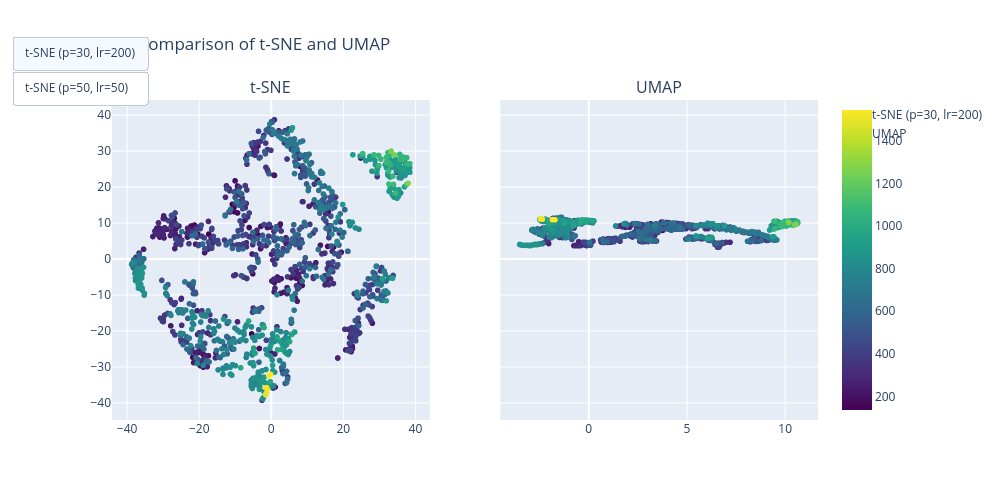

The cell this chart's notebook holds for it:
### Code cell
import pandas as pd
import numpy as np
from sklearn.preprocessing import StandardScaler
from sklearn.manifold import TSNE
import umap
import plotly.graph_objects as go
from plotly.subplots import make_subplots

# Step 1: Prepare data
df = df_metrics.copy()
feature_cols = [col for col in df.columns if col not in ["mz", "cluster", "UMAP1", "UMAP2", "TSNE1", "TSNE2"]]
scaler = StandardScaler()
X_scaled = scaler.fit_transform(df[feature_cols])

# Step 2: Run dimensionality reductions
tsne_1 = TSNE(n_components=2, perplexity=30, learning_rate=200, random_state=42)
X_tsne_1 = tsne_1.fit_transform(X_scaled)

tsne_2 = TSNE(n_components=2, perplexity=50, learning_rate=50, random_state=42)
X_tsne_2 = tsne_2.fit_transform(X_scaled)

X_umap = umap.UMAP(n_components=2, random_state=42).fit_transform(X_scaled)

# Add to DataFrame
df["TSNE1_a"], df["TSNE2_a"] = X_tsne_1[:, 0], X_tsne_1[:, 1]
df["TSNE1_b"], df["TSNE2_b"] = X_tsne_2[:, 0], X_tsne_2[:, 1]
df["UMAP1"], df["UMAP2"] = X_umap[:, 0], X_umap[:, 1]

# Step 3: Interactive Plotly comparison
fig = make_subplots(rows=1, cols=2, subplot_titles=("t-SNE", "UMAP"), shared_yaxes=True)
color_column = "mz"
# t-SNE trace (initial = model 1)
tsne_trace = go.Scattergl(
    x=df["TSNE1_a"],
    y=df["TSNE2_a"],
    mode='markers',
    marker=dict(color=df[color_column], colorscale="Viridis", size=6, showscale=True),
    text=df["mz"],
    name="t-SNE (p=30, lr=200)"
)

# UMAP trace
umap_trace = go.Scattergl(
    x=df["UMAP1"],
    y=df["UMAP2"],
    mode='markers',
    marker=dict(color=df[color_column], colorscale="Viridis", size=6, showscale=False),
    text=df["mz"],
    name="UMAP"
)

# Add traces
fig.add_trace(tsne_trace, row=1, col=1)
fig.add_trace(umap_trace, row=1, col=2)

# Dropdown for switching t-SNE parameters
fig.update_layout(
    updatemenus=[
        dict(
            type="buttons",
            direction="down",
            buttons=[
                dict(
                    label="t-SNE (p=30, lr=200)",
                    method="restyle",
                    args=[{"x": [df["TSNE1_a"]], "y": [df["TSNE2_a"]]}, [0]]
                ),
                dict(
                    label="t-SNE (p=50, lr=50)",
                    method="restyle",
                    args=[{"x": [df["TSNE1_b"]], "y": [df["TSNE2_b"]]}, [0]]
                ),
            ],
            x=0.05, y=1.2,
            showactive=True
        )
    ]
)

# Layout adjustments
fig.update_layout(
    title="Interactive Comparison of t-SNE and UMAP",
    width=1000,
    height=500
)

fig.show()

### Figure 1 — Plotly figure (JSON) as saved in the notebook; plotly's stock layout.template omitted (floating-point values rounded to 4 significant figures; data arrays with more than 128 entries replaced by an {"elided": "..."} marker saying what was removed)
{"data": [{"marker": {"color": {"elided": "1000 float values"}, "colorscale": [[0, "#440154"], [0.1111, "#482878"], [0.2222, "#3e4989"], [0.3333, "#31688e"], [0.4444, "#26828e"], [0.5556, "#1f9e89"], [0.6667, "#35b779"], [0.7778, "#6ece58"], [0.8889, "#b5de2b"], [1, "#fde725"]], "showscale": true, "size": 6}, "mode": "markers", "name": "t-SNE (p=30, lr=200)", "text": {"elided": "1000 float values"}, "type": "scattergl", "x": {"elided": "1000 float values"}, "xaxis": "x", "y": {"elided": "1000 float values"}, "yaxis": "y"}, {"marker": {"color": {"elided": "1000 float values"}, "colorscale": [[0, "#440154"], [0.1111, "#482878"], [0.2222, "#3e4989"], [0.3333, "#31688e"], [0.4444, "#26828e"], [0.5556, "#1f9e89"], [0.6667, "#35b779"], [0.7778, "#6ece58"], [0.8889, "#b5de2b"], [1, "#fde725"]], "showscale": false, "size": 6}, "mode": "markers", "name": "UMAP", "text": {"elided": "1000 float values"}, "type": "scattergl", "x": {"elided": "1000 float values"}, "xaxis": "x2", "y": {"elided": "1000 float values"}, "yaxis": "y2"}], "layout": {"annotations": [{"font": {"size": 16}, "showarrow": false, "text": "t-SNE", "x": 0.225, "xanchor": "center", "xref": "paper", "y": 1, "yanchor": "bottom", "yref": "paper"}, {"font": {"size": 16}, "showarrow": false, "text": "UMAP", "x": 0.775, "xanchor": "center", "xref": "paper", "y": 1, "yanchor": "bottom", "yref": "paper"}], "height": 500, "title": {"text": "Interactive Comparison of t-SNE and UMAP"}, "updatemenus": [{"buttons": [{"args": [{"x": {"elided": "1x1000 float values"}, "y": {"elided": "1x1000 float values"}}, [0]], "label": "t-SNE (p=30, lr=200)", "method": "restyle"}, {"args": [{"x": {"elided": "1x1000 float values"}, "y": {"elided": "1x1000 float values"}}, [0]], "label": "t-SNE (p=50, lr=50)", "method": "restyle"}], "direction": "down", "showactive": true, "type": "buttons", "x": 0.05, "y": 1.2}], "width": 1000, "xaxis": {"anchor": "y", "domain": [0, 0.45]}, "xaxis2": {"anchor": "y2", "domain": [0.55, 1]}, "yaxis": {"anchor": "x", "domain": [0, 1]}, "yaxis2": {"anchor": "x2", "domain": [0, 1], "matches": "y", "showticklabels": false}}}
